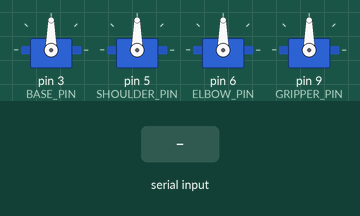
The sketch below on a simulated Arduino Uno, built with avr-gcc and run on an emulated ATmega328P. Shown: 4 × servo. Inputs (shaded band) come from the test bench.

Above: at 1.2 s.
1.3 s: "R" received over Serial
At 2.5 s:
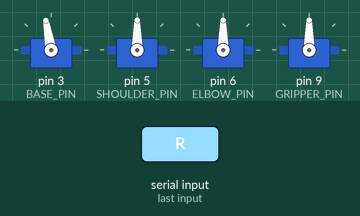
2.8 s: "D" received over Serial
At 3.9 s:
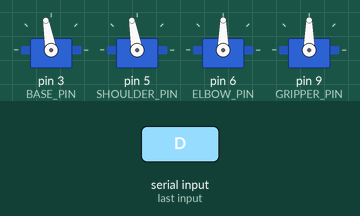
4.3 s: "L" received over Serial
At 5.0 s:
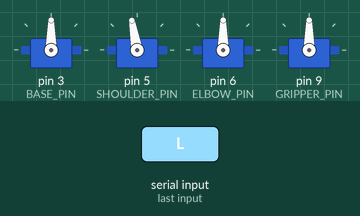
5.8 s: "O" received over Serial
At 6.2 s:
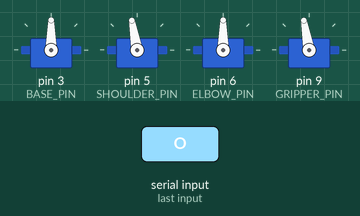
7.3 s: "U" received over Serial
At 8.5 s:
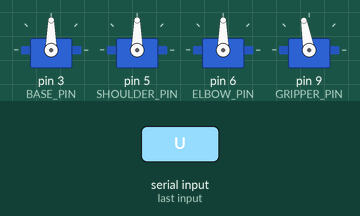
8.8 s: "P" received over Serial
At 9.6 s:
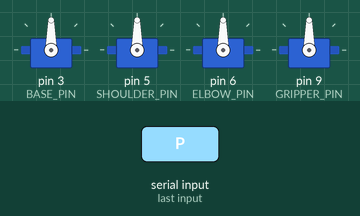
Timing chart, 0 to 11.3 s (numbered marks = the images above; inputs shaded):
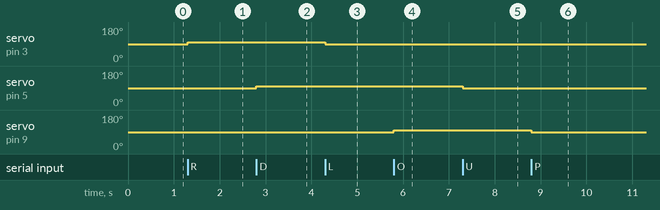

Measured:
- after the input at 1.3 s, servo on pin 3 (BASE_PIN): 90° → 100° at once
- after the input at 2.8 s, servo on pin 5 (SHOULDER_PIN): 90° → 100° at once
- after the input at 4.3 s, servo on pin 3 (BASE_PIN): 100° → 90° at once
- after the input at 5.8 s, servo on pin 9 (GRIPPER_PIN): 90° → 100° at once
- after the input at 7.3 s, servo on pin 5 (SHOULDER_PIN): 100° → 90° at once
- after the input at 8.8 s, servo on pin 9 (GRIPPER_PIN): 100° → 90° at once

The sketch:

robotic_arm.ino
```cpp
#include <Servo.h>

// ── Servo objects ──────────────────────────────────────────────────────
Servo baseServo;
Servo shoulderServo;
Servo elbowServo;
Servo gripperServo;

// ── Servo pins ─────────────────────────────────────────────────────────
const int BASE_PIN = 3;
const int SHOULDER_PIN = 5;
const int ELBOW_PIN = 6;
const int GRIPPER_PIN = 9;

// ── Current angles ─────────────────────────────────────────────────────
int baseAngle = 90;
int shoulderAngle = 90;
int elbowAngle = 90;
int gripperAngle = 90;

// ── Movement config ────────────────────────────────────────────────────
const int STEP = 10;
const int MIN_ANGLE = 0;
const int MAX_ANGLE = 180;

// ── Helpers ────────────────────────────────────────────────────────────
int clampAngle(int angle)
{
    if (angle < MIN_ANGLE)
        return MIN_ANGLE;
    if (angle > MAX_ANGLE)
        return MAX_ANGLE;
    return angle;
}

void resetPosition()
{
    baseAngle = 90;
    shoulderAngle = 90;
    elbowAngle = 90;
    gripperAngle = 90;

    baseServo.write(baseAngle);
    shoulderServo.write(shoulderAngle);
    elbowServo.write(elbowAngle);
    gripperServo.write(gripperAngle);
}

// ── Setup ──────────────────────────────────────────────────────────────
void setup()
{
    // HC-05 default baud rate
    Serial.begin(9600);

    baseServo.attach(BASE_PIN);
    shoulderServo.attach(SHOULDER_PIN);
    elbowServo.attach(ELBOW_PIN);
    gripperServo.attach(GRIPPER_PIN);

    resetPosition();
}

// ── Loop ───────────────────────────────────────────────────────────────
void loop()
{
    if (Serial.available() > 0)
    {
        char cmd = Serial.read();

        switch (cmd)
        {
        case 'L': // Move base left
            baseAngle = clampAngle(baseAngle - STEP);
            baseServo.write(baseAngle);
            break;

        case 'R': // Move base right
            baseAngle = clampAngle(baseAngle + STEP);
            baseServo.write(baseAngle);
            break;

        case 'U': // Move shoulder up
            shoulderAngle = clampAngle(shoulderAngle - STEP);
            shoulderServo.write(shoulderAngle);
            break;

        case 'D': // Move shoulder down
            shoulderAngle = clampAngle(shoulderAngle + STEP);
            shoulderServo.write(shoulderAngle);
            break;

        case 'P': // Close gripper (pick)
            gripperAngle = clampAngle(gripperAngle - STEP);
            gripperServo.write(gripperAngle);
            break;

        case 'O': // Open gripper (release)
            gripperAngle = clampAngle(gripperAngle + STEP);
            gripperServo.write(gripperAngle);
            break;

        case 'X': // Reset all servos to neutral
            resetPosition();
            break;
        }
    }
}
```
